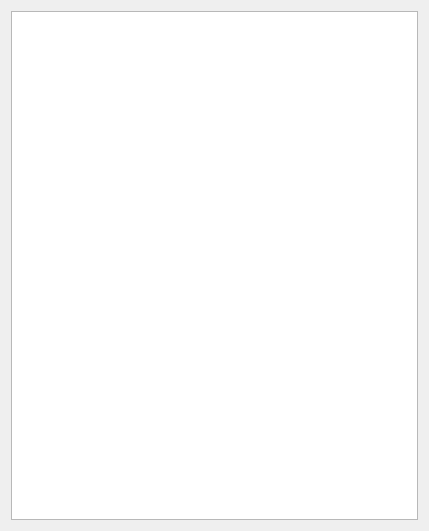
<?xml version="1.0" encoding="UTF-8"?>
<ui version="4.0">
 <class>Dialog</class>
 <widget class="QDialog" name="Dialog">
  <property name="geometry">
   <rect>
    <x>0</x>
    <y>0</y>
    <width>429</width>
    <height>531</height>
   </rect>
  </property>
  <property name="windowTitle">
   <string>Dialog</string>
  </property>
  <layout class="QGridLayout" name="gridLayout">
   <item row="0" column="0">
    <widget class="QUaNodeTreeView" name="treeView"/>
   </item>
  </layout>
 </widget>
 <customwidgets>
  <customwidget>
   <class>QUaNodeTreeView</class>
   <extends>QTreeView</extends>
   <header location="global">QUaNodeTreeView</header>
  </customwidget>
 </customwidgets>
 <resources/>
 <connections/>
</ui>
